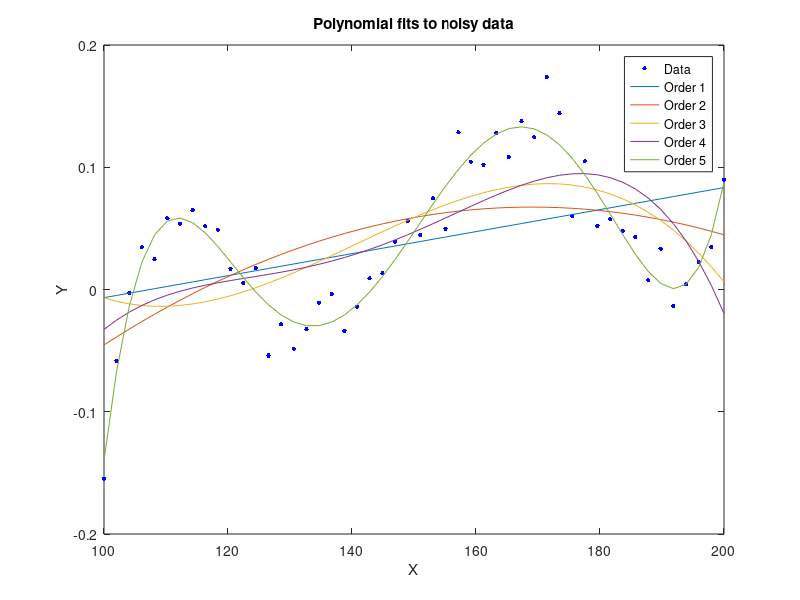

Recreate this plot in MATLAB.
% Fitting polynomials

load randomData.mat % contain variables x and y

% use the centering and scaling version to get good fits
[p1, ~, mu1] = polyfit(x, y, 1); % fit first degree polynomials
[p2, ~, mu2] = polyfit(x, y, 2); % fit second degree polynomials
[p3, ~, mu3] = polyfit(x, y, 3); % third
[p4, ~, mu4] = polyfit(x, y, 4); % fourth
[p5, ~, mu5] = polyfit(x, y, 5); % fifth

% plot all five polynomial fits
plot(x, y, 'b.', 'MarkerSize', 10); % the original data
hold on
plot(x, polyval(p1, x, [], mu1));
plot(x, polyval(p2, x, [], mu2));
plot(x, polyval(p3, x, [], mu3));
plot(x, polyval(p4, x, [], mu4));
plot(x, polyval(p5, x, [], mu5));
title('Polynomial fits to noisy data');
xlabel('X');
ylabel('Y');
legend('Data', 'Order 1', 'Order 2', 'Order 3', 'Order 4', 'Order 5', 'Location', 'best');
hold off